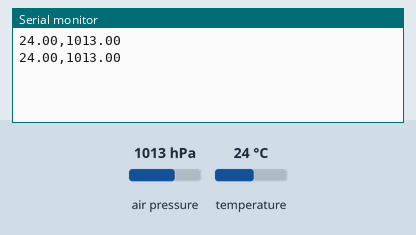
This sketch was run on a simulated Arduino Uno, built with avr-gcc and run on an emulated ATmega328P. Parts: the last lines printed to the serial monitor. Inputs (shaded band) come from the test bench; at power-on: air pressure 1013 hPa, temperature 24 °C.

Above: at 1.8 s.
1.9 s: air pressure set to 952 hPa
At 2.8 s:
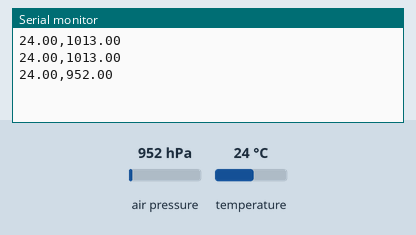
3.4 s: temperature set to 12 °C
At 4.7 s:
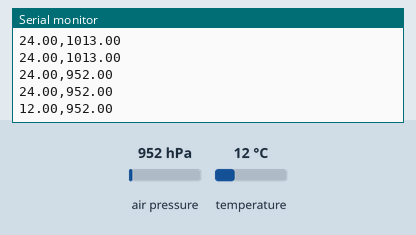
4.9 s: air pressure set to 975 hPa
At 5.9 s:
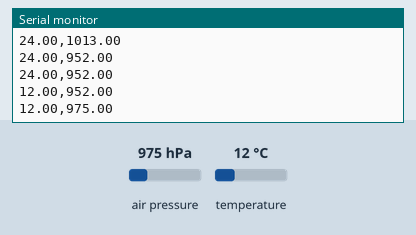
Timing chart, 0 to 7.9 s (numbered marks = the images above; inputs shaded):
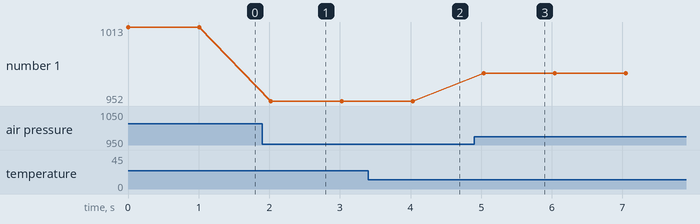

The sketch:

bmp085_logger.ino
```cpp
#include <Wire.h>
#include <Adafruit_BMP085.h>
Adafruit_BMP085 bmp;  // how does the code deteriming the pins for I2C SCL and SDA??
// Note: The BMP085 library uses the Wire library which specifies I2C on arduino uses: SCL = A5 and SDA = A4
// see https://www.arduino.cc/en/reference/wire

void setup()
{
  Serial.begin(115200);
  if (!bmp.begin())
  {
    Serial.println("Could not find a BMP085 sensor!");
    while (1) {
    }
  }
}
void loop()
{
  uint32_t pressure;

  pressure = bmp.readPressure();
  Serial.print(bmp.readTemperature());
  Serial.print(",");
  Serial.print(pressure /100.0);
  Serial.print("\n");
  delay(1000);
}
```

Measured:
- after the input at 1.9 s, the serial monitor: prints a new line after 0.12 s (image 1)
- after the input at 3.4 s, the serial monitor: prints a new line after 0.63 s (image 2)
- after the input at 4.9 s, the serial monitor: prints a new line after 0.14 s (image 3)
- plotted number 1: 1013 → 952 after the input at 1.9 s, 952 → 975 after the input at 4.9 s
